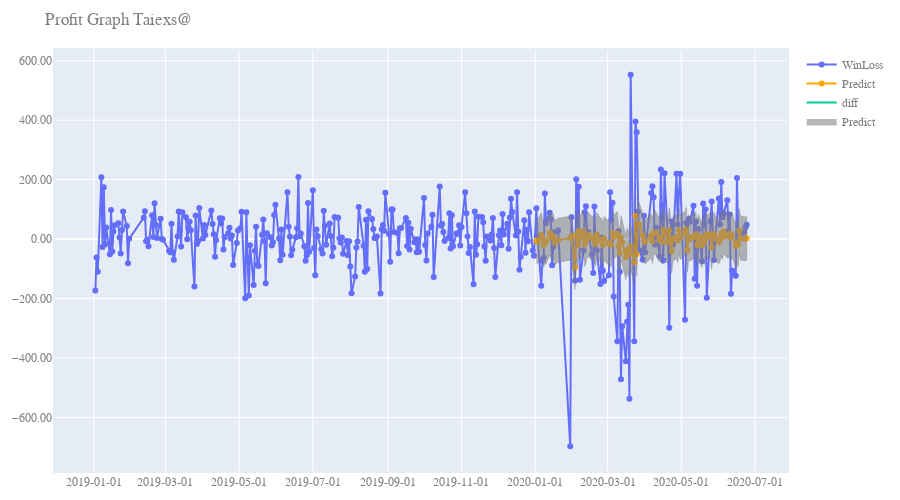

The code cell stored with this chart in its notebook:
### Code cell
fig = go.Figure()

fig.add_trace(
    go.Scatter(
            x=y['2019':].index,
            y=y['2019':],
            name = f"WinLoss",
            mode='lines+markers'
        ))
fig.add_trace(go.Scatter(
        # x=pred_ci.index,
        x=pred_ci.index,
        y=pred.predicted_mean,
        mode='lines+markers',
        name="Predict",
        line_color='#FFA500',
        line=dict(width=2)
    ))

fig.add_trace(go.Scatter(
        x=cofInterval.index,
        y=[pred_ci.iloc[:, 0] - pred_ci.iloc[:, 1]],
        mode='lines',
        name="diff",
        # line_color='#FFA500',
        line=dict(width=2)
    ))
cofInterval = pandas.concat([pred_ci.iloc[:, 0], pred_ci.iloc[::-1, 1]])

fig.add_trace(go.Scatter(
        # x=pred_ci.index,
        x=cofInterval.index,
        y=cofInterval,
        fill='toself',
        hoveron='points',
        name="Predict",
        line_color='RGBA(105,105,105,1)',
        fillcolor = 'RGBA(128, 128, 128,0.56)',
        line=dict(width=0.3)
    ))
fig.update_layout(
    title=f"Profit Graph Taiexs@",
    xaxis_title="x Axis Title",
    yaxis_title="y Axis Title",
    width=900,
    height=500,
    margin=dict(
        l=20,
        r=20,
        b=20,
        t=50,
        pad=2
    ),
    font=dict(
        family="Courier New, monospace",
        size=12,
        color="#7f7f7f"
    ),
    xaxis=plotly.graph_objects.layout.XAxis(
        tickformat='%Y-%m-%d'
    ),
    yaxis=plotly.graph_objects.layout.YAxis(
        tickformat='.2f'
    )
)
fig.show()
